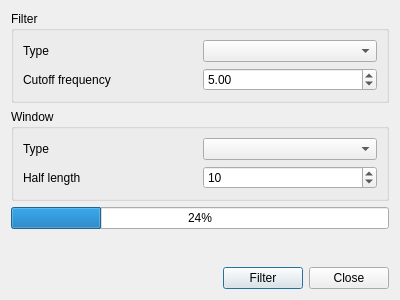
<?xml version="1.0" encoding="UTF-8"?>
<ui version="4.0">
 <class>FilterDialog</class>
 <widget class="QDialog" name="FilterDialog">
  <property name="geometry">
   <rect>
    <x>0</x>
    <y>0</y>
    <width>400</width>
    <height>300</height>
   </rect>
  </property>
  <property name="windowTitle">
   <string>Signal filtering</string>
  </property>
  <layout class="QVBoxLayout" name="verticalLayout">
   <item>
    <widget class="QGroupBox" name="groupBox">
     <property name="title">
      <string>Filter</string>
     </property>
     <layout class="QVBoxLayout" name="verticalLayout_2">
      <item>
       <layout class="QHBoxLayout" name="horizontalLayout_3">
        <property name="bottomMargin">
         <number>0</number>
        </property>
        <item>
         <widget class="QLabel" name="label_2">
          <property name="text">
           <string>Type</string>
          </property>
         </widget>
        </item>
        <item>
         <widget class="QComboBox" name="filterComboBox"/>
        </item>
       </layout>
      </item>
      <item>
       <layout class="QHBoxLayout" name="horizontalLayout">
        <property name="bottomMargin">
         <number>0</number>
        </property>
        <item>
         <widget class="QLabel" name="label_3">
          <property name="text">
           <string>Cutoff frequency</string>
          </property>
         </widget>
        </item>
        <item>
         <widget class="QDoubleSpinBox" name="cutoffFrequencySpinBox">
          <property name="maximum">
           <double>1000.000000000000000</double>
          </property>
          <property name="value">
           <double>5.000000000000000</double>
          </property>
         </widget>
        </item>
       </layout>
      </item>
     </layout>
     <zorder>label_2</zorder>
     <zorder>horizontalLayoutWidget_3</zorder>
     <zorder>horizontalLayoutWidget</zorder>
    </widget>
   </item>
   <item>
    <widget class="QGroupBox" name="groupBox_2">
     <property name="title">
      <string>Window</string>
     </property>
     <layout class="QVBoxLayout" name="verticalLayout_3">
      <item>
       <layout class="QHBoxLayout" name="horizontalLayout_4">
        <property name="bottomMargin">
         <number>0</number>
        </property>
        <item>
         <widget class="QLabel" name="label">
          <property name="text">
           <string>Type</string>
          </property>
         </widget>
        </item>
        <item>
         <widget class="QComboBox" name="windowComboBox"/>
        </item>
       </layout>
      </item>
      <item>
       <layout class="QHBoxLayout" name="horizontalLayout_5">
        <property name="bottomMargin">
         <number>0</number>
        </property>
        <item>
         <widget class="QLabel" name="label_4">
          <property name="text">
           <string>Half length </string>
          </property>
         </widget>
        </item>
        <item>
         <widget class="QSpinBox" name="halfLengthSpinBox">
          <property name="maximum">
           <number>50</number>
          </property>
          <property name="value">
           <number>10</number>
          </property>
         </widget>
        </item>
       </layout>
      </item>
     </layout>
    </widget>
   </item>
   <item>
    <widget class="QProgressBar" name="filterProgressBar">
     <property name="value">
      <number>24</number>
     </property>
    </widget>
   </item>
   <item>
    <spacer name="verticalSpacer">
     <property name="orientation">
      <enum>Qt::Vertical</enum>
     </property>
     <property name="sizeHint" stdset="0">
      <size>
       <width>20</width>
       <height>40</height>
      </size>
     </property>
    </spacer>
   </item>
   <item>
    <layout class="QHBoxLayout" name="horizontalLayout_2">
     <property name="bottomMargin">
      <number>0</number>
     </property>
     <item>
      <spacer name="horizontalSpacer">
       <property name="orientation">
        <enum>Qt::Horizontal</enum>
       </property>
       <property name="sizeHint" stdset="0">
        <size>
         <width>40</width>
         <height>20</height>
        </size>
       </property>
      </spacer>
     </item>
     <item>
      <widget class="QPushButton" name="filterButton">
       <property name="text">
        <string>Filter</string>
       </property>
      </widget>
     </item>
     <item>
      <widget class="QPushButton" name="closeButton">
       <property name="text">
        <string>Close</string>
       </property>
      </widget>
     </item>
    </layout>
   </item>
  </layout>
 </widget>
 <resources/>
 <connections/>
</ui>
